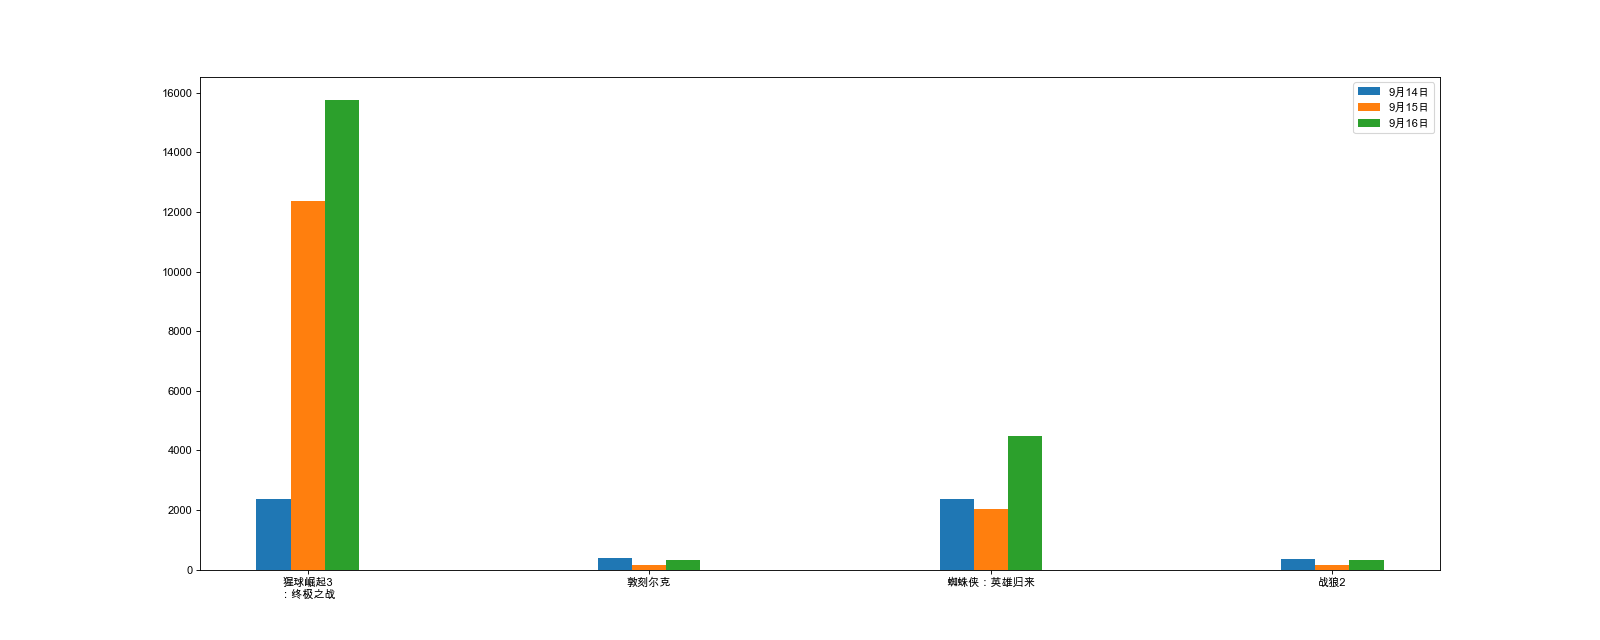

The Python source for this figure:
#coding = utf-8
from matplotlib import pyplot as plt
plt.rcParams["font.family"] = 'Arial Unicode MS'

a = ["猩球崛起3\n：终极之战","敦刻尔克","蜘蛛侠：英雄归来","战狼2"]
b_16 = [15746,312,4497,319]
b_15 = [12357,156,2045,168]
b_14 = [2358,399,2358,362]

plt.figure(figsize=(20,8),dpi=80)
bar_width = 0.1

x_14 = list(range(len(a)))
x_15 = [i+bar_width for i in x_14]
x_16 = [i+bar_width*2 for i in x_14]

plt.bar(x_14,b_14,width=bar_width,label="9月14日")
plt.bar(x_15,b_15,width=bar_width,label="9月15日")
plt.bar(x_16,b_16,width=bar_width,label="9月16日")

plt.xticks(x_15,a)
# 设置图例
plt.legend()

plt.savefig("./test7.png")

plt.show()

# 用于数量统计 频数统计
